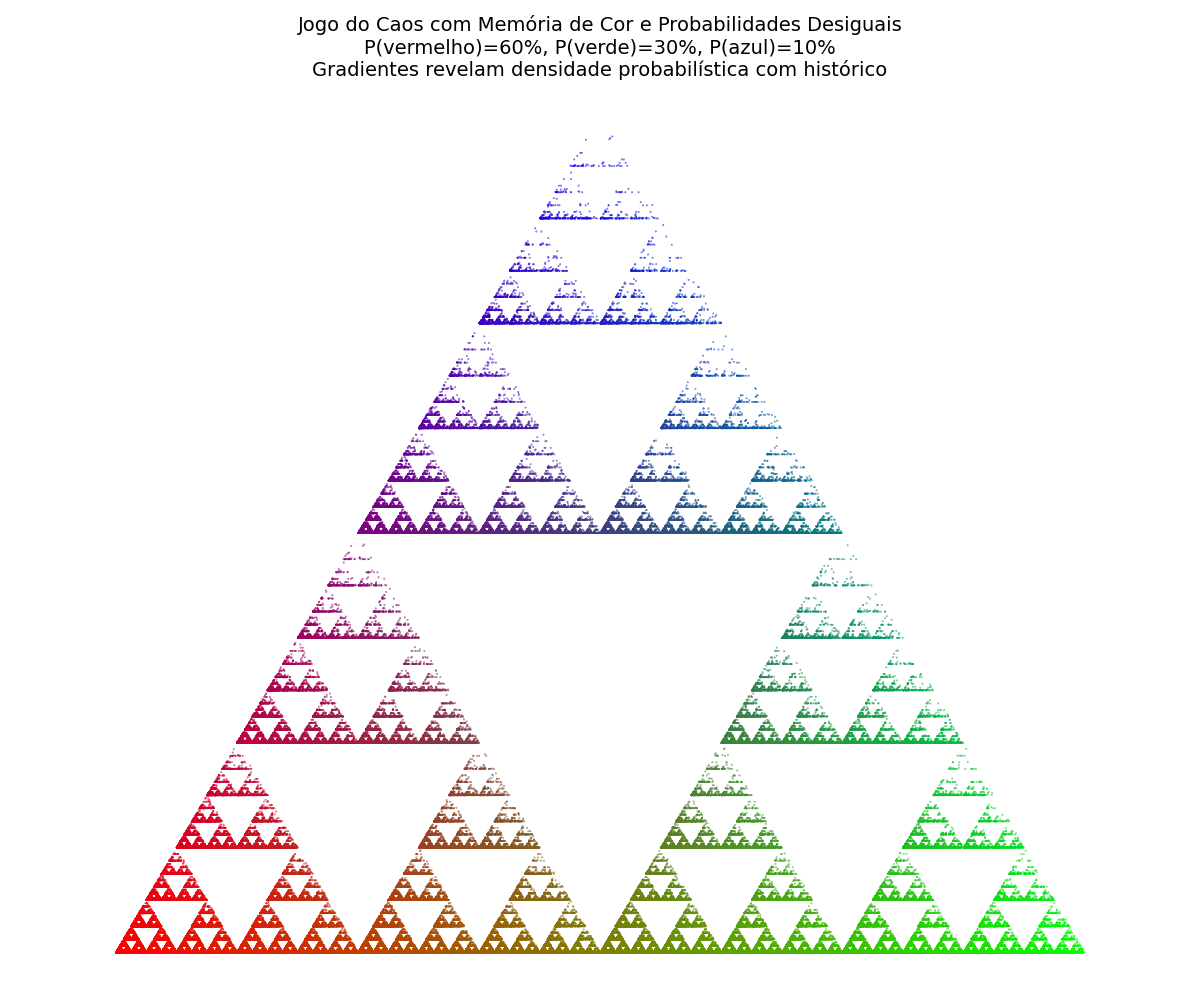

Python code for this plot:
import numpy as np
import matplotlib.pyplot as plt
from typing import List, Tuple

# ========================
# Simulation Parameters
# ========================
NUM_POINTS: int = 500000
DISCARD_INITIAL: int = 100
CONTRACTION_FACTOR: float = 0.5
NUM_VERTICES: int = 3
FIG_SIZE: Tuple[int, int] = (12, 10)
POINT_SIZE: float = 0.1
POINT_ALPHA: float = 0.9
TITLE_FONT_SIZE: int = 14
TITLE_PAD: int = 20

# Equilateral triangle vertices
VERTICES: np.ndarray = np.array([
    [0.0, 0.0],
    [1.0, 0.0],
    [0.5, np.sqrt(3) / 2]
])

# Unequal probabilities for each vertex
PROBABILITIES: List[float] = [0.6, 0.3, 0.1]

# Vertex colors in RGB format (values between 0 and 1)
VERTEX_COLORS_RGB: np.ndarray = np.array([
    [1.0, 0.0, 0.0],  # Red
    [0.0, 1.0, 0.0],  # Green
    [0.0, 0.0, 1.0]   # Blue
])

# ========================
# Main Simulation
# ========================
if __name__ == "__main__":
    # Initial point (approximate center)
    point: np.ndarray = np.array([0.5, 0.5])
    # Initial neutral color (medium gray)
    current_color: np.ndarray = np.array([0.5, 0.5, 0.5])

    # Lists to store final points and colors
    x_coords: List[float] = []
    y_coords: List[float] = []
    colors_list: List[np.ndarray] = []

    for i in range(NUM_POINTS):
        # Choose a vertex randomly with the defined probabilities
        idx: int = np.random.choice(NUM_VERTICES, p=PROBABILITIES)

        # Geometric update: move the point halfway to the chosen vertex
        point = (point + VERTICES[idx]) * CONTRACTION_FACTOR

        # Color update with memory: moving average between current color and vertex color
        current_color = (current_color + VERTEX_COLORS_RGB[idx]) / 2.0

        # Store the point and its color only after discarding the initial ones
        if i >= DISCARD_INITIAL:
            x_coords.append(point[0])
            y_coords.append(point[1])
            colors_list.append(current_color.copy())

    # ========================
    # Visualization
    # ========================
    plt.figure(figsize=FIG_SIZE)
    plt.scatter(x_coords, y_coords, c=colors_list, s=POINT_SIZE, alpha=POINT_ALPHA)

    # Aesthetic settings
    plt.axis('equal')
    plt.axis('off')
    plt.title('Chaos Game with Color Memory and Unequal Probabilities\n'
              'P(red)=60%, P(green)=30%, P(blue)=10%\n'
              'Gradients reveal probabilistic density with history',
              fontsize=TITLE_FONT_SIZE, pad=TITLE_PAD)

    plt.tight_layout()
    plt.savefig('weighted_sierpinski_color_memory.png')
